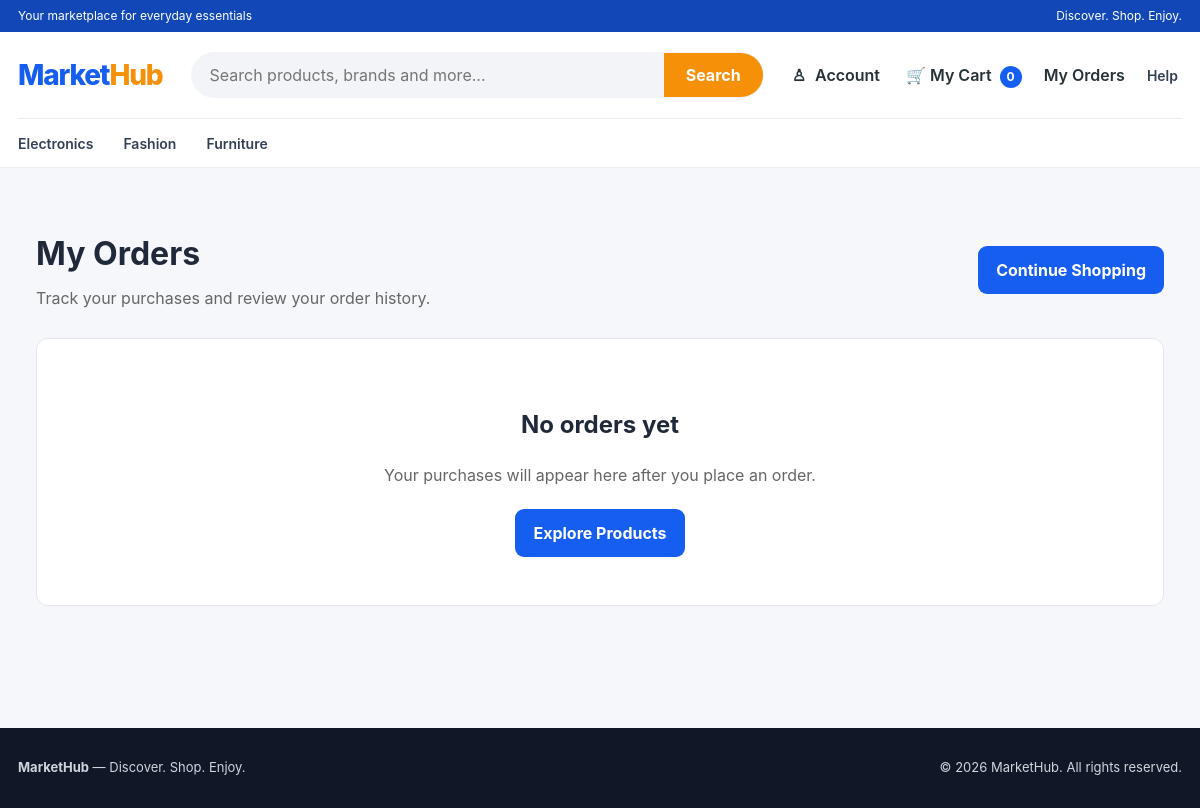
Page /orders/ (signed in) on the earlier database version.
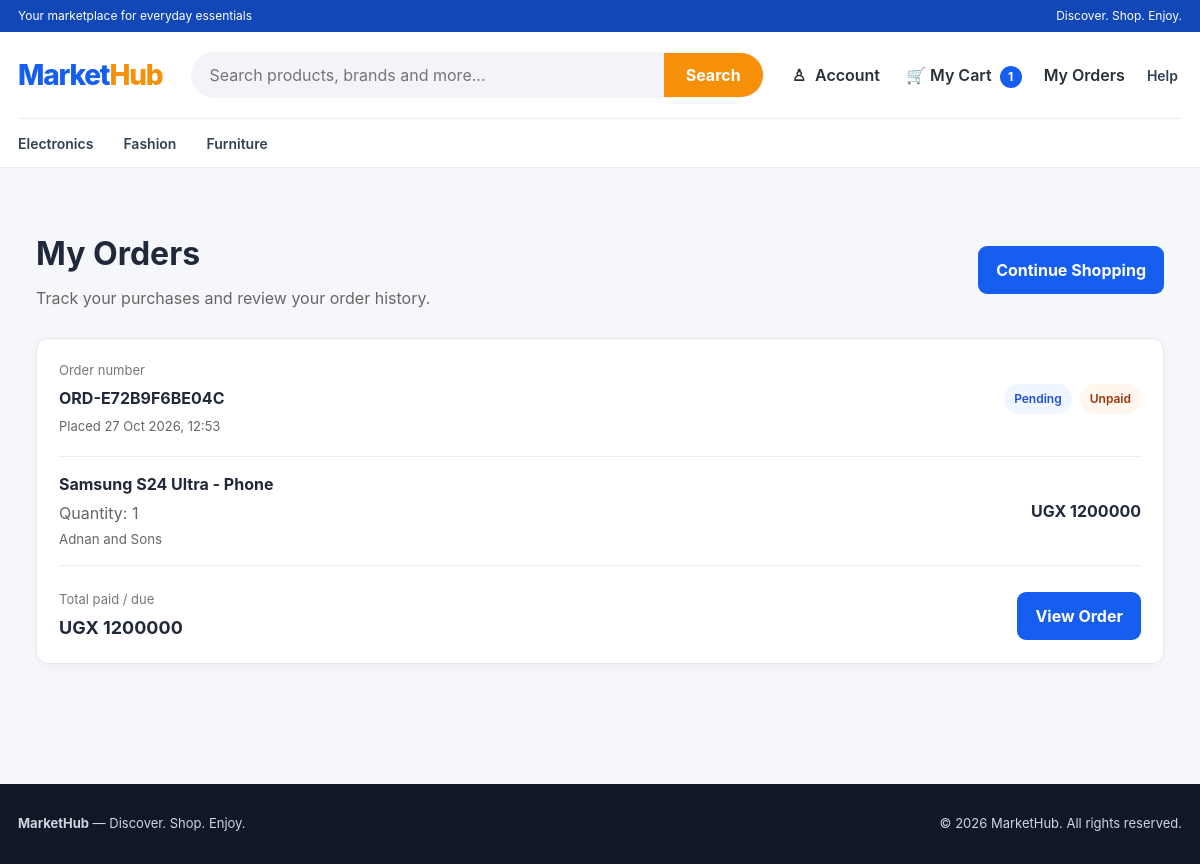
Same page on the later database version.
### products/models.py (models this page shows, shortened)
class Category(models.Model):
    name = models.CharField(max_length=100, unique=True)
    slug = models.SlugField(max_length=120, unique=True, blank=True)
    description = models.TextField(blank=True)
    parent = models.ForeignKey(
        "self",
        on_delete=models.SET_NULL,
        null=True,
        blank=True,
        related_name="subcategories",
    )
    is_active = models.BooleanField(default=True)
    created_at = models.DateTimeField(auto_now_add=True)

### orders/models.py (models this page shows, shortened)
class Order(models.Model):
    class Status(models.TextChoices):
        PENDING = "PENDING", "Pending"
        CONFIRMED = "CONFIRMED", "Confirmed"
        PROCESSING = "PROCESSING", "Processing"
        SHIPPED = "SHIPPED", "Shipped"
        DELIVERED = "DELIVERED", "Delivered"
        CANCELLED = "CANCELLED", "Cancelled"
    class PaymentStatus(models.TextChoices):
        UNPAID = "UNPAID", "Unpaid"
        PENDING = "PENDING", "Payment Pending"
        PAID = "PAID", "Paid"
        FAILED = "FAILED", "Failed"
        REFUNDED = "REFUNDED", "Refunded"
    class PaymentMethod(models.TextChoices):
        CASH_ON_DELIVERY = "CASH_ON_DELIVERY", "Cash on Delivery"
        MOBILE_MONEY = "MOBILE_MONEY", "Mobile Money"
        CARD = "CARD", "Card"
    order_number = models.CharField(
        max_length=16,
        unique=True,
        default=generate_order_number,
        editable=False,
    )
    customer = models.ForeignKey(
        settings.AUTH_USER_MODEL,
        on_delete=models.PROTECT,
        related_name="orders",
    )
    status = models.CharField(
        max_length=20,
        choices=Status.choices,
        default=Status.PENDING,
    )
    payment_status = models.CharField(
        max_length=20,
        choices=PaymentStatus.choices,
        default=PaymentStatus.UNPAID,
    )
    payment_method = models.CharField(
        max_length=25,
        choices=PaymentMethod.choices,
        default=PaymentMethod.CASH_ON_DELIVERY,
    )
    shipping_full_name = models.CharField(max_length=150)
    shipping_phone = models.CharField(max_length=30)
    shipping_address = models.TextField()
    shipping_city = models.CharField(max_length=100)
    shipping_region = models.CharField(max_length=100, blank=True)
    shipping_postal_code = models.CharField(max_length=20, blank=True)
    shipping_country = models.CharField(max_length=100, default="Uganda")
    subtotal = models.DecimalField(
        max_digits=12,
        decimal_places=2,
        default=Decimal("0.00"),
        validators=[MinValueValidator(Decimal("0.00"))],
    )
    shipping_cost = models.DecimalField(
        max_digits=12,
        decimal_places=2,
        default=Decimal("0.00"),
        validators=[MinValueValidator(Decimal("0.00"))],
    )
    tax_amount = models.DecimalField(
        max_digits=12,
        decimal_places=2,
        default=Decimal("0.00"),
        validators=[MinValueValidator(Decimal("0.00"))],
    )
    total_amount = models.DecimalField(
        max_digits=12,
        decimal_places=2,
        default=Decimal("0.00"),
        validators=[MinValueValidator(Decimal("0.00"))],
    )
    customer_note = models.TextField(blank=True)
    created_at = models.DateTimeField(auto_now_add=True)
    updated_at = models.DateTimeField(auto_now=True)
    class Meta:
        ordering = ["-created_at"]
        indexes = [
            models.Index(fields=["customer", "status"]),
            models.Index(fields=["payment_status"]),
            models.Index(fields=["created_at"]),
        ]

class OrderItem(models.Model):
    vendor_order = models.ForeignKey(
        VendorOrder,
        on_delete=models.PROTECT,
        related_name="items",
    )
    product = models.ForeignKey(
        "products.Product",
        on_delete=models.SET_NULL,
        null=True,
        blank=True,
        related_name="order_items",
    )
    variant = models.ForeignKey(
        "products.ProductVariant",
        on_delete=models.SET_NULL,
        null=True,
        blank=True,
        related_name="order_items",
    )
    product_name = models.CharField(max_length=255)
    sku = models.CharField(max_length=100)
    vendor_store_name = models.CharField(max_length=255)
    unit_price = models.DecimalField(
        max_digits=12,
        decimal_places=2,
        validators=[MinValueValidator(Decimal("0.00"))],
    )
    quantity = models.PositiveIntegerField(
        validators=[MinValueValidator(1)],
    )
    line_total = models.DecimalField(
        max_digits=12,
        decimal_places=2,
        validators=[MinValueValidator(Decimal("0.00"))],
    )
    created_at = models.DateTimeField(auto_now_add=True)
    class Meta:
        ordering = ["id"]
        indexes = [
            models.Index(fields=["product"]),
        ]

class VendorOrder(models.Model):
    class Status(models.TextChoices):
        PENDING = "PENDING", "Pending"
        ACCEPTED = "ACCEPTED", "Accepted"
        PROCESSING = "PROCESSING", "Processing"
        SHIPPED = "SHIPPED", "Shipped"
        DELIVERED = "DELIVERED", "Delivered"
        CANCELLED = "CANCELLED", "Cancelled"
    order = models.ForeignKey(
        Order,
        on_delete=models.PROTECT,
        related_name="vendor_orders",
    )
    vendor = models.ForeignKey(
        "vendors.Vendor",
        on_delete=models.PROTECT,
        related_name="vendor_orders",
    )
    status = models.CharField(
        max_length=20,
        choices=Status.choices,
        default=Status.PENDING,
    )
    subtotal = models.DecimalField(
        max_digits=12,
        decimal_places=2,
        default=Decimal("0.00"),
        validators=[MinValueValidator(Decimal("0.00"))],
    )
    shipping_cost = models.DecimalField(
        max_digits=12,
        decimal_places=2,
        default=Decimal("0.00"),
        validators=[MinValueValidator(Decimal("0.00"))],
    )
    total_amount = models.DecimalField(
        max_digits=12,
        decimal_places=2,
        default=Decimal("0.00"),
        validators=[MinValueValidator(Decimal("0.00"))],
    )
    created_at = models.DateTimeField(auto_now_add=True)
    updated_at = models.DateTimeField(auto_now=True)
    class Meta:
        ordering = ["-created_at"]
        constraints = [
            models.UniqueConstraint(
                fields=["order", "vendor"],
                name="unique_vendor_order_per_order",
            ),
        ]
        indexes = [
            models.Index(fields=["vendor", "status"]),
        ]

### vendors/models.py (models this page shows, shortened)
class Vendor(models.Model):
    class Status(models.TextChoices):
        PENDING = "PENDING", "Pending approval"
        APPROVED = "APPROVED", "Approved"
        REJECTED = "REJECTED", "Rejected"
        SUSPENDED = "SUSPENDED", "Suspended"
    user = models.OneToOneField(
        settings.AUTH_USER_MODEL,
        on_delete=models.CASCADE,
        related_name="vendor_profile",
    )
    store_name = models.CharField(max_length=150, unique=True)
    slug = models.SlugField(max_length=170, unique=True, blank=True)
    description = models.TextField(blank=True)
    phone_number = models.CharField(max_length=20, blank=True)
    business_address = models.TextField(blank=True)
    status = models.CharField(
        max_length=10,
        choices=Status.choices,
        default=Status.PENDING,
    )
    created_at = models.DateTimeField(auto_now_add=True)
    updated_at = models.DateTimeField(auto_now=True)

### orders/views.py (the view)
# urls.py: path("", views.order_list, name="order_list"),
@login_required
def order_list(request):
    orders = (
        Order.objects.filter(customer=request.user)
        .prefetch_related("vendor_orders__items")
        .order_by("-created_at")
    )
    return render(
        request,
        "orders/order_list.html",
        {"orders": orders},
    )

### carts/context_processors.py (called while the page is built)
def cart_item_count(request):
    if not request.user.is_authenticated:
        return {"cart_item_count": 0}
    cart = Cart.objects.filter(
        user=request.user,
        status=Cart.Status.ACTIVE,
    ).first()
    if cart is None:
        return {"cart_item_count": 0}
    return {
        "cart_item_count": sum(
            item.quantity for item in cart.items.all()
        )
    }

### products/views.py (called while the page is built)
def navigation_categories(request):
    categories = (
        Category.objects
        .filter(is_active=True, parent__isnull=True)
        .prefetch_related("subcategories")
        .order_by("name")
    )
    return {
        "navigation_categories": categories,
    }

### orders/templates/orders/order_list.html
{% extends "products/base.html" %}
{% block content %}
<div class="order-history-page container">
    <div class="order-history-header">
        <div>
            <h1>My Orders</h1>
            <p>Track your purchases and review your order history.</p>
        </div>
        <a href="{% url 'products:product_list' %}" class="button">
            Continue Shopping
        </a>
    </div>
    {% if orders %}
        <div class="order-history-list">
            {% for order in orders %}
                <article class="order-history-card">
                    <div class="order-history-card-header">
                        <div>
                            <span class="order-label">Order number</span>
                            <strong>{{ order.order_number }}</strong>
                            <p class="order-date">
                                Placed {{ order.created_at|date:"d M Y, H:i" }}
                            </p>
                        </div>
                        <div class="order-status-group">
                            <span class="order-status">
                                {{ order.get_status_display }}
                            </span>
                            <span class="payment-status">
                                {{ order.get_payment_status_display }}
                            </span>
                        </div>
                    </div>
                    <div class="order-history-items">
                        {% for vendor_order in order.vendor_orders.all %}
                            {% for item in vendor_order.items.all %}
                                <div class="order-history-item">
                                    <div>
                                        <strong>{{ item.product_name }}</strong>
                                        <p>Quantity: {{ item.quantity }}</p>
                                        <small>{{ vendor_order.vendor.store_name }}</small>
                                    </div>
                                    <strong>
                                        UGX {{ item.line_total|floatformat:0 }}
                                    </strong>
                                </div>
                            {% endfor %}
                        {% endfor %}
                    </div>
                    <div class="order-history-card-footer">
                        <div>
                            <span>Total paid / due</span>
                            <strong>
                                UGX {{ order.total_amount|floatformat:0 }}
                            </strong>
                        </div>
                        <a
                            href="{% url 'orders:order_detail' order.order_number %}"
                            class="button order-view-button"
                        >
                            View Order
                        </a>
                    </div>
                </article>
            {% endfor %}
        </div>
    {% else %}
        <div class="order-history-empty">
            <h2>No orders yet</h2>
            <p>Your purchases will appear here after you place an order.</p>
            <a href="{% url 'products:product_list' %}" class="button">
                Explore Products
            </a>
        </div>
    {% endif %}
</div>
{% endblock %}

### products/templates/products/base.html (shortened to what this page needs)
{% load static %}
<!DOCTYPE html>
<html lang="en">
<head>
    <link rel="stylesheet" href="{% static 'css/style.css' %}" >
</head>
<body>
    <div class="top-strip">
        <div class="container top-strip-inner">
            <span>Your marketplace for everyday essentials</span>
            <span>Discover. Shop. Enjoy.</span>
        </div>
    </div>
    <header class="navbar mh-header">
        <div class="container">
            <div class="mh-header-main">
                <a class="brand" href="{% url 'products:product_list' %}">
                    Market<span>Hub</span>
                </a>
                <form class="search-form"
                    action="{% url 'products:product_list' %}"
                    method="get"
                    role="search">
                    <input
                        type="search"
                        name="q"
                        value="{{ request.GET.q|default:'' }}"
                        placeholder="Search products, brands and more..."
                        aria-label="Search products"
                    >
                    <button type="submit">Search</button>
                </form>
                <nav class="mh-quick-links" aria-label="Account and cart">
                    <div class="mh-dropdown">
                        <button
                            class="mh-dropdown-toggle"
                            type="button"
                            aria-label="Account menu"
                        >
                            <span class="mh-nav-icon">♙</span>
                            Account
                        </button>
                    </div>
                    <a href="{% url 'cart:cart_detail' %}" class="nav-link">
                        <span aria-hidden="true">🛒</span> My Cart
                        <span class="cart-count">{{ cart_item_count }}</span>
                    </a>
                    {% if user.is_authenticated %}
                        <a href="{% url 'orders:order_list' %}">My Orders</a>
                    {% endif %}
                <div class="mh-category-item mh-help-item">
                    <button
                        class="mh-category-link mh-help-toggle"
                        type="button"
                    >
                        Help
                    </button>
                </nav>
            </div>
            <nav class="mh-category-nav" aria-label="Product categories">
                {% for category in navigation_categories %}
                    <div class="mh-category-item">
                        <a
                            class="mh-category-link"
                            href="{% url 'products:product_list' %}?category={{ category.slug }}"
                        >
                            {{ category.name }}
                        </a>
                    </div>
                {% endfor %}
                </div>
    </header>
    <main class="container main-content">
        {% block content %}{% endblock %}
    </main>
    <footer class="site-footer">
        <div class="container footer-inner">
            <p><strong>MarketHub</strong> — Discover. Shop. Enjoy.</p>
            <p>&copy; {% now "Y" %} MarketHub. All rights reserved.</p>
        </div>
    </footer>
</body>
</html>

Differences in the rows shown:
added Order: order_number "ORD-E72B9F6BE04C", created_at "27 Oct 2026, 12:53", status "Pending", payment_status "Unpaid", total_amount "1200000"
added VendorOrder: vendor.store_name "Adnan and Sons"
added OrderItem: product_name "Samsung S24 Ultra - Phone", quantity "1", line_total "1200000"
Other differences:
{{ cart_item_count }}: "0" → "1"
text no longer shown: "No orders yet Your purchases will appear here after you place an order. Explore Products"
